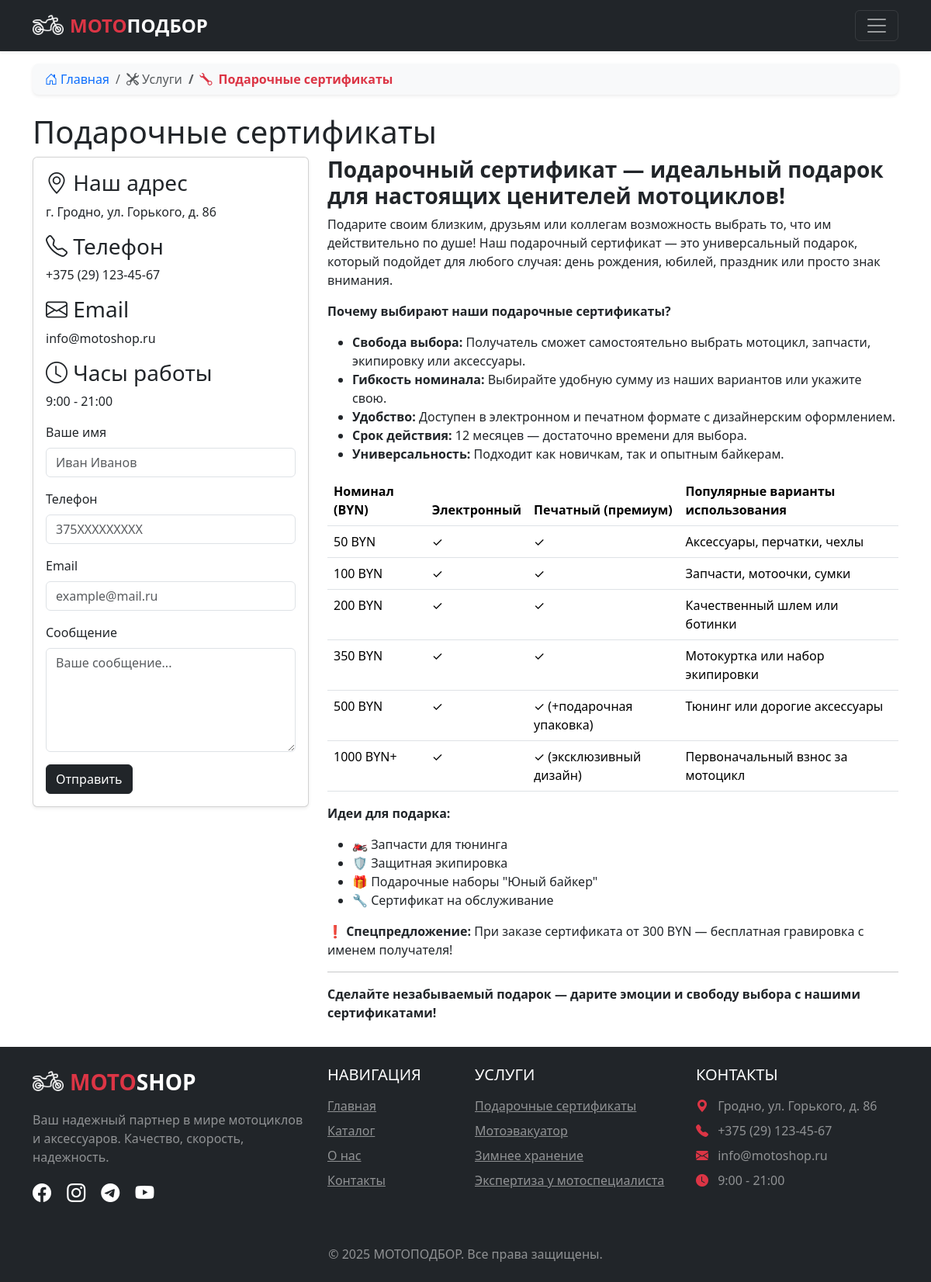
Screenshot of /services/1 with the database file from the repository.
### app.py (models this page shows, shortened)
class Services(db.Model):
    id = db.Column(db.Integer,primary_key=True)
    title = db.Column(db.String(100))
    text = db.Column(db.Text)

### app.py (the view)
@app.route('/services/<int:id>')
def services(id):
    service = Services.query.get(id)
    return render_template("services.html",service=service)

### app.py (called while the page is built)
@app.context_processor
def inject_user():
    def get_user_name():
        if 'name' in session:
            user = Users.query.filter_by(email=session['name']).first()
            if user:
                user_ratings = {r.id_article: r for r in Ratings.query.filter_by(id_user=user.id).all()}
                for article in Articles.query.all():
                    article.user_rating = user_ratings.get(article.id)
            return user
    return dict(
        active_user=get_user_name(),
        articles_category=db.session.query(Articles.category).distinct().all(),
        services=db.session.query(Services).all()
    )

@app.context_processor
def utility_processor():
    def pluralize(count, form1, form2, form5):
        count = abs(count) % 100
        if 10 < count < 20:
            return form5
        count = count % 10
        if count == 1:
            return form1
        if 1 < count < 5:
            return form2
        return form5
    return dict(pluralize=pluralize)

@app.context_processor
def inject_services():
    return dict(
    services=db.session.query(Services).all(),
    )

@app.context_processor
def inject_custom_css():
    return dict(
        admin_css_url='/static/css/custom_admin.css'
    )

### templates/services.html (shortened to what this page needs)
{% extends 'base.html' %}
{% block main %}
    <div class="container my-3">
          <nav aria-label="breadcrumb" class="mb-4">
          <ol class="breadcrumb bg-light rounded-3 px-3 py-2 shadow-sm">
            <li class="breadcrumb-item"><a href="/" class="text-decoration-none"><i class="bi bi-house-door me-1"></i>Главная</a></li>
            <li class="breadcrumb-item active" aria-current="page"><i class="bi bi-tools me-1"></i>Услуги</li>
            <li class="breadcrumb-item active  text-danger fw-bold" aria-current="page"> <i class="bi bi-wrench me-2"></i>{{service.title}}</li>
          </ol>
        </nav>
        <h1>{{service.title}}</h1>
        <div class="row">
          <div class="col-md-4">
            <div class="card shadow-sm sticky-top z-0" style="top: 20px;">
              <div class="card-body">
                <h3><i class="bi bi-geo-alt"></i> Наш адрес</h3>
                <p>г. Гродно, ул. Горького, д. 86</p>
                <h3><i class="bi bi-telephone"></i> Телефон</h3>
                <p>+375 (29) 123-45-67</p>
                <h3><i class="bi bi-envelope"></i> Email</h3>
                <p>info@motoshop.ru</p>
                <h3><i class="bi bi-clock"></i> Часы работы</h3>
                <p>9:00 - 21:00</p>
                <form id="feedbackForm" method="POST" action="/send_feedback" >
                  <div class="mb-3">
                    <label for="name" class="form-label">Ваше имя</label>
                    <input type="text" name="name" class="form-control" id="name" placeholder="Иван Иванов" required>
                </div>
                <div class="mb-3">
                    <label for="phone" class="form-label">Телефон</label>
                    <input type="tel" class="form-control" id="phone" name="phone" pattern="375[0-9]{9}" placeholder="375XXXXXXXXX" required>
                  </div>
                <div class="mb-3">
                    <label for="email" class="form-label">Email</label>
                    <input type="email" class="form-control" name="email" id="email" placeholder="example@mail.ru" required>
                </div>
                <div class="mb-3">
                    <label for="message" class="form-label">Сообщение</label>
                    <textarea class="form-control" id="message" name="message" rows="5" placeholder="Ваше сообщение..." required></textarea>
                </div>
                <button type="submit" class="btn btn-dark">Отправить</button>
                </form>
              </div>
              </div>
          </div>
          <div class="col-md-8">
            {% autoescape false %} {{service.text}} {% endautoescape %}
          </div>
        </div>
    </div>
{% endblock %}

### templates/base.html (shortened to what this page needs)
<!DOCTYPE html>
<html lang="ru">
  <head>
    <link rel="stylesheet" href="{{ url_for('static', filename='css/bootstrap.min.css') }}">
    <link rel="stylesheet" href="{{ url_for('static', filename='css/styles.css') }}">
    <link rel="stylesheet" href="https://cdn.jsdelivr.net/npm/bootstrap-icons@1.10.0/font/bootstrap-icons.css">
    <link rel="stylesheet" href="https://cdnjs.cloudflare.com/ajax/libs/animate.css/4.1.1/animate.min.css">
  </head>
  <body class="d-flex flex-column min-vh-100">
    <header class="navbar navbar-expand-xxl navbar-dark bg-dark shadow-sm" >
      <div class="container">
        <a href="/" class="navbar-brand d-flex align-items-center">
          <img src="{{ url_for('static', filename='img/icons/icon.png') }}" alt="MOTOSHOP Logo" width="40" height="40" class="me-2">
          <span class="fs-4 fw-bold text-danger">МОТО<span class="text-white">ПОДБОР</span></span>
        </a>
        <button class="navbar-toggler" type="button" data-bs-toggle="collapse" data-bs-target="#navbarMain">
          <span class="navbar-toggler-icon"></span>
        </button>
      </div>
    </header>
    {% block main %}{% endblock %}
    <footer class="bg-dark mt-auto py-4">
      <div class="container">
        <div class="row">
          <div class="col-lg-4 mb-4 mb-lg-0">
            <div class="d-flex align-items-center mb-3">
              <img src="{{ url_for('static', filename='img/icons/icon.png') }}" alt="MOTOSHOP Logo" width="40" height="40" class="me-2">
              <span class="fs-3 fw-bold text-danger">MOTO<span class="text-white">SHOP</span></span>
            </div>
            <p class="text-white-50">Ваш надежный партнер в мире мотоциклов и аксессуаров. Качество, скорость, надежность.</p>
            <div class="social-icons mt-3">
              <a href="https://www.facebook.com" target="_blank" class="text-white me-3"><i class="bi bi-facebook fs-4"></i></a>
              <a href="https://www.instagram.com" target="_blank" class="text-white me-3"><i class="bi bi-instagram fs-4"></i></a>
              <a href="https://telegram.org" target="_blank" class="text-white me-3"><i class="bi bi-telegram fs-4"></i></a>
              <a href="https://www.youtube.com" target="_blank" class="text-white"><i class="bi bi-youtube fs-4"></i></a>
            </div>
          </div>
          <div class="col-lg-2 col-md-6 mb-4 mb-md-0">
            <h5 class="text-uppercase text-white mb-3">Навигация</h5>
            <ul class="list-unstyled">
              <li class="mb-2"><a href="/" class="text-white-50 hover-white">Главная</a></li>
              <li class="mb-2"><a href="/catalog" class="text-white-50 hover-white">Каталог</a></li>
              <li class="mb-2"><a href="/about" class="text-white-50 hover-white">О нас</a></li>
              <li class="mb-2"><a href="/contacts" class="text-white-50 hover-white">Контакты</a></li>
            </ul>
          </div>
          <div class="col-lg-3 col-md-6 mb-4 mb-md-0">
            <h5 class="text-uppercase text-white mb-3">Услуги</h5>
            <ul class="list-unstyled">
              {% for service in services %}
              <li class="mb-2"><a href="/services/{{service.id}}" class="text-white-50 hover-white">{{service.title}}</a></li>
              {% endfor %}
            </ul>
          </div>
          <div class="col-lg-3 col-md-6">
            <h5 class="text-uppercase text-white mb-3">Контакты</h5>
            <ul class="list-unstyled text-white-50">
              <li class="mb-2"><i class="bi bi-geo-alt-fill me-2 text-danger"></i> Гродно, ул. Горького, д. 86</li>
              <li class="mb-2"><i class="bi bi-telephone-fill me-2 text-danger"></i> +375 (29) 123-45-67</li>
              <li class="mb-2"><i class="bi bi-envelope-fill me-2 text-danger"></i> info@motoshop.ru</li>
              <li class="mb-2"><i class="bi bi-clock-fill me-2 text-danger"></i> 9:00 - 21:00</li>
            </ul>
          </div>
        </div>
        <hr class="my-4 bg-secondary">
        <div class="row align-items-center">
          <div class="col-md-12 text-center text-center">
            <p class="mb-0 text-white-50">&copy; 2025 МОТОПОДБОР. Все права защищены.</p>
          </div>
        </div>
      </div>
    </footer>
  </body>
</html>

### static/css/styles.css (style rules this page uses)
html { height: 100%; }
body { display: flex; flex-direction: column; height: 100%; background-color: #ffff; border-radius: 30px; }
footer { flex: 0 0 auto; }
.table td, .table th { white-space: normal; word-wrap: break-word; }

### rows the page displays
Services: title "Подарочные сертификаты", text "Подарочный сертификат — идеальный подарок для настоящих ценителей мотоциклов! Подарите своим близким, друзьям или коллегам возможность выбрать то, что им действительно по душе! Наш подарочный сертификат — это универсальный подарок, который подойдет для любого случая: день рождения, юбилей, праздник или просто знак внимания. Почему выбирают наши подарочные сертификаты? Свобода выбора: Получатель сможет самостоятельно выбрать мотоцикл, запчасти, экипировку или аксессуары. Гибкость номинала: Выбирайте удобную сумму из наших вариантов или укажите свою. Удобство: Доступен в электронном и печатном формате с дизайнерским оформлением. Срок действия: 12 месяцев — достаточно времени для выбора.…"
Services: title "Мотоэвакуатор"
Services: title "Зимнее хранение"
Services: title "Экспертиза у мотоспециалиста"
